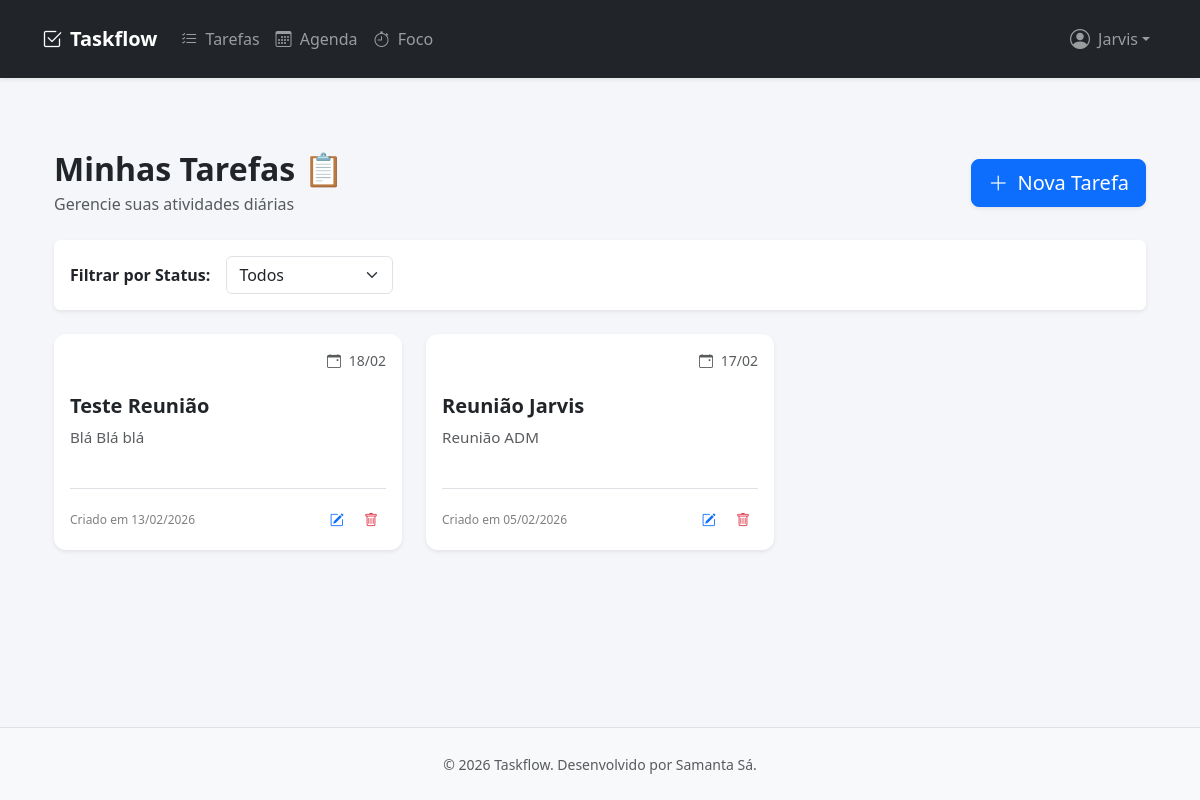
Page /tasks/ (signed in) on the committed database.
### tasks/models.py (models this page shows, shortened)
class Task(models.Model):
    STATUS_PENDING = 'PENDENTE'
    STATUS_IN_PROGRESS = 'EM_ANDAMENTO'
    STATUS_COMPLETED = 'COMPLETO'
    STATUS_CHOICES = [
        (STATUS_PENDING, 'Pendente'),
        (STATUS_IN_PROGRESS, 'Em Andamento'),
        (STATUS_COMPLETED, 'Completo'),
    ]
    title = models.CharField(max_length=255)
    description = models.TextField(blank=True)
    status = models.CharField(
        max_length=50,
        choices=STATUS_CHOICES,
        default=STATUS_PENDING
    )
    due_date = models.DateField(null=True, blank=True)
    created_at = models.DateTimeField(auto_now_add=True)
    updated_at = models.DateTimeField(auto_now=True)
    user = models.ForeignKey(
        User,
        on_delete=models.CASCADE,
        related_name='tasks'
    )
    class Meta:
        ordering = ['-created_at']

### tasks/views.py (the view)
# urls.py: path('', views.task_list, name='task_list'),
@login_required
def task_list(request):
    status_filter = request.GET.get('status')
    tasks = Task.objects.filter(user=request.user)
    if status_filter:
        tasks = tasks.filter(status=status_filter)
    context = {
        'tasks': tasks,
        'status_filter': status_filter,
        'status_choices': Task.STATUS_CHOICES
    }
    return render(request, 'tasks/task_list.html', context)

### templates/tasks/task_list.html (shortened to what this page needs)
{% extends 'base.html' %}
{% block content %}
<div class="container py-5">
    <div class="d-flex justify-content-between align-items-center mb-4">
        <div>
            <h2 class="fw-bold text-dark mb-1">Minhas Tarefas 📋</h2>
            <p class="text-muted m-0">Gerencie suas atividades diárias</p>
        </div>
        <a href="{% url 'task_create' %}" class="btn btn-primary btn-lg shadow-sm">
            <i class="bi bi-plus-lg me-1"></i> Nova Tarefa
        </a>
    </div>
    <div class="card border-0 shadow-sm mb-4">
        <div class="card-body py-3">
            <form method="get" class="row g-3 align-items-center">
                <div class="col-auto">
                    <label for="status" class="col-form-label fw-semibold">
                        Filtrar por Status:
                    </label>
                </div>
                <div class="col-auto">
                    <select name="status"
                            id="status"
                            class="form-select"
                            onchange="this.form.submit()">
                        <option value="">Todos</option>
                    </select>
                </div>
            </form>
        </div>
    </div>
    <div class="row row-cols-1 row-cols-md-2 row-cols-lg-3 g-4">
        {% for task in tasks %}
        <div class="col">
            <div class="card h-100 task-card border-0 shadow-sm">
                <div class="card-body d-flex flex-column">
                    <div class="d-flex justify-content-between align-items-start mb-3">
                        <span class="badge rounded-pill status-badge
                            ">
                        </span>
                        {% if task.due_date %}
                        <small class="text-muted"
                               title="Prazo Final: {{ task.due_date|date:'d/m/Y' }}"
                               data-bs-toggle="tooltip"
                               data-bs-placement="top">
                            <i class="bi bi-calendar-event me-1"></i> {{ task.due_date|date:"d/m" }}
                        </small>
                        {% endif %}
                    </div>
                    <h5 class="card-title fw-bold text-truncate">
                        {{ task.title }}
                    </h5>
                    <p class="card-text text-muted flex-grow-1" style="font-size: 0.95rem;">
                        {{ task.description|default:"Sem descrição adicional."|truncatewords:15 }}
                    </p>
                    <div class="d-flex justify-content-between align-items-center mt-4 pt-3 border-top">
                        <small class="text-black-50" style="font-size: 0.75rem;">
                            Criado em {{ task.created_at|date:"d/m/Y" }}
                        </small>
                        <div>
                            <a href="{% url 'task_update' task.pk %}"
                               class="btn btn-sm btn-outline-primary border-0"
                               title="Editar Tarefa"
                               data-bs-toggle="tooltip">
                                <i class="bi bi-pencil-square"></i>
                            </a>
                            <button type="button"
                                    class="btn btn-sm btn-outline-danger border-0 btn-delete"
                                    data-url="{% url 'task_delete' task.pk %}"
                                    title="Excluir Tarefa"
                                    data-bs-toggle="tooltip">
                                <i class="bi bi-trash"></i>
                            </button>
                        </div>
                    </div>
                </div>
            </div>
        </div>
        {% endfor %}
    </div>
</div>
{% endblock %}

### templates/base.html (shortened to what this page needs)
{% load static %}
<!DOCTYPE html>
<html lang="pt-br">
<head>
    <link href="https://cdn.jsdelivr.net/npm/bootstrap@5.3.0/dist/css/bootstrap.min.css" rel="stylesheet">
    <link rel="stylesheet" href="https://cdn.jsdelivr.net/npm/bootstrap-icons@1.10.0/font/bootstrap-icons.css">
    <link rel="stylesheet" href="{% static 'css/style.css' %}">
</head>
<body>
    <nav class="navbar navbar-expand-lg navbar-dark bg-dark py-3 shadow-sm">
        <div class="container">
            <a class="navbar-brand fw-bold d-flex align-items-center" href="#">
                <i class="bi bi-check2-square me-2"></i> Taskflow
            </a>
            <div class="collapse navbar-collapse" id="navbarNav">
                {% if user.is_authenticated %}
                <ul class="navbar-nav me-auto mb-2 mb-lg-0">
                    <li class="nav-item">
                        <a class="nav-link" href="{% url 'task_list' %}">
                            <i class="bi bi-list-check me-1"></i> Tarefas
                        </a>
                    </li>
                    <li class="nav-item">
                        <a class="nav-link" href="#">
                            <i class="bi bi-calendar3 me-1"></i> Agenda
                        </a>
                    </li>
                    <li class="nav-item">
                        <a class="nav-link" href="#">
                            <i class="bi bi-stopwatch me-1"></i> Foco
                        </a>
                    </li>
                </ul>
                <ul class="navbar-nav">
                    <li class="nav-item dropdown">
                        <a class="nav-link dropdown-toggle d-flex align-items-center" href="#" role="button" data-bs-toggle="dropdown" aria-expanded="false">
                            <i class="bi bi-person-circle me-2 fs-5"></i>
                            <span>{{ user.username|title }}</span>
                        </a>
                    </li>
                </ul>
                {% endif %}
            </div>
        </div>
    </nav>
    <main class="container py-4 flex-grow-1">
        {% block content %}
        {% endblock %}
    </main>
    <footer class="text-center py-4 text-muted mt-5 bg-light border-top">
        <small>&copy; 2026 Taskflow. Desenvolvido por Samanta Sá.</small>
    </footer>
</body>
</html>

### templates/static/css/style.css (style rules this page uses)
:root { --primary-color: #0d6efd; --bg-color: #f4f6f9; --card-hover: translateY(-5px); }
body { background-color: var(--bg-color); font-family: 'Segoe UI', Tahoma, Geneva, Verdana, sans-serif; min-height: 100vh; display: flex; flex-direction: column; }
.task-card { border: none; border-radius: 12px; background: white; box-shadow: 0 2px 15px rgba(0,0,0,0.05); transition: all 0.3s ease; }
.status-badge { padding: 0.5em 0.8em; border-radius: 20px; font-size: 0.85rem; font-weight: 600; }
footer { margin-top: auto; }

### rows in the picture
Task: due_date "18/02", title "Teste Reunião", description "Blá Blá blá", created_at "13/02/2026"
Task: due_date "17/02", title "Reunião Jarvis", description "Reunião ADM", created_at "05/02/2026"

### other values in the picture
{{ user.username|title }} "Jarvis"
